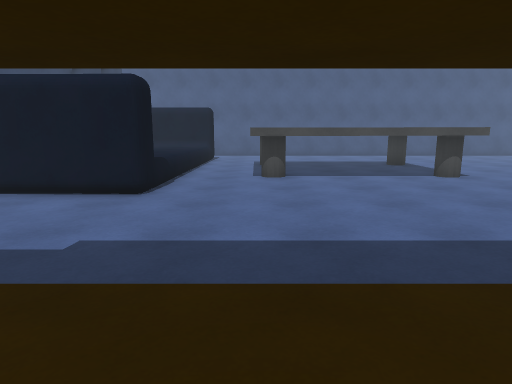
View 1 (above)

23 first-person views from a walk through a 3-D level made in the Unity game engine. The camera is 1.3 m above the floor, tilts 10° down and sees 75° across. The floor is counted in squares, 1 m on a side. Each view is taken from the middle of a square. On the plan, view 1 faces up. The plan holds only what a view shows up to about 14 squares ahead; the rest is blank. The player is left out. Surface patterns are stand-ins for the level's own textures.

View 2
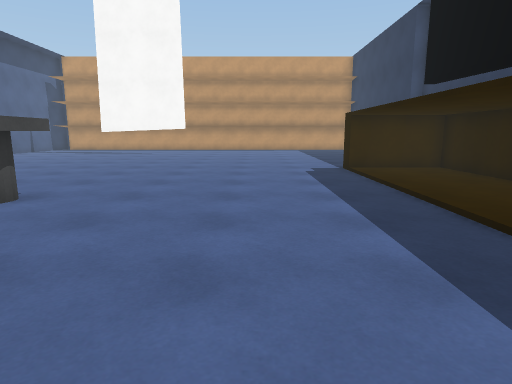

View 3
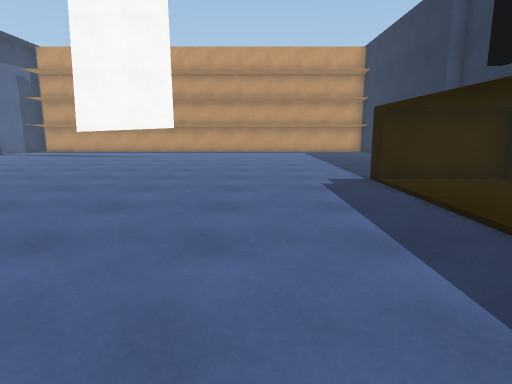

View 4
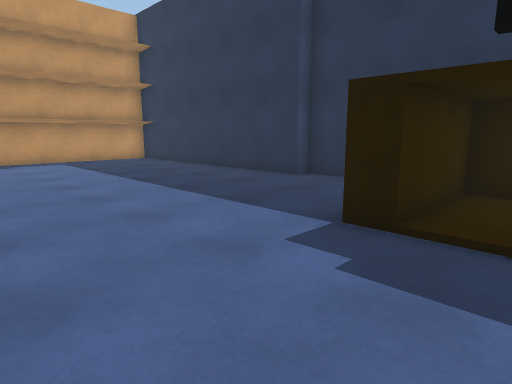

View 5
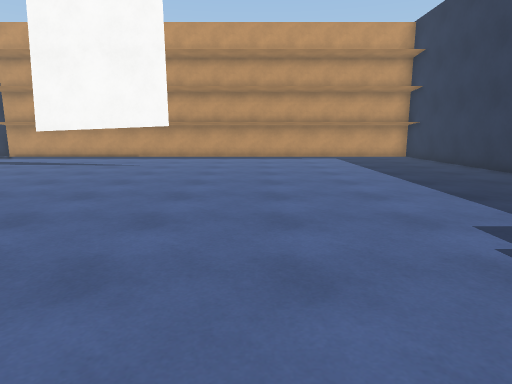

View 6
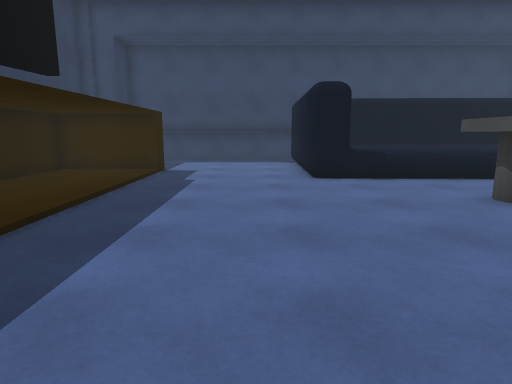

View 7
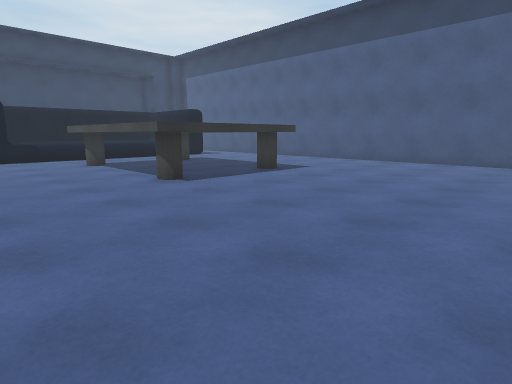

View 8
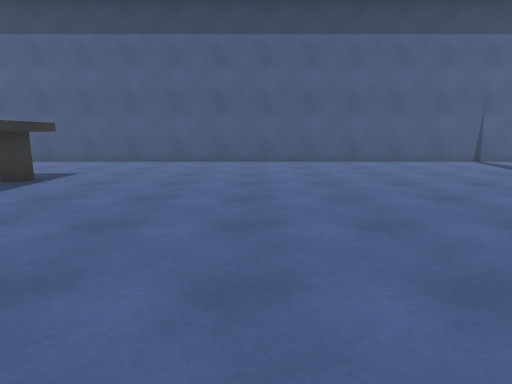

View 9
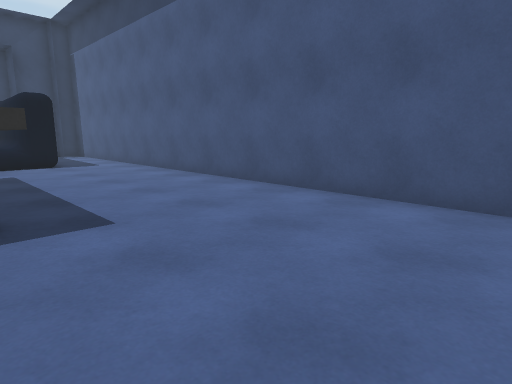

View 10
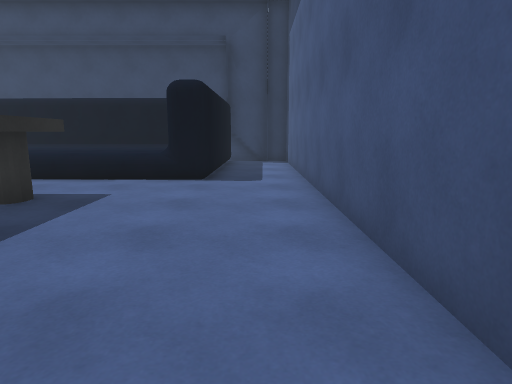

View 11
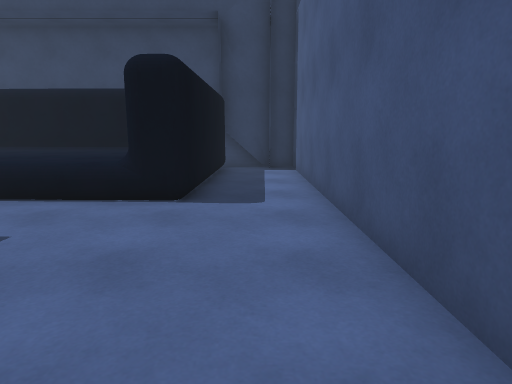

View 12
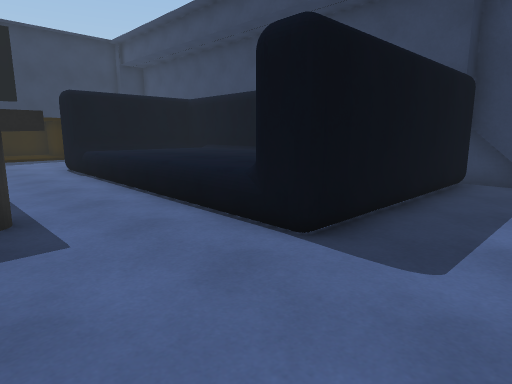

View 13
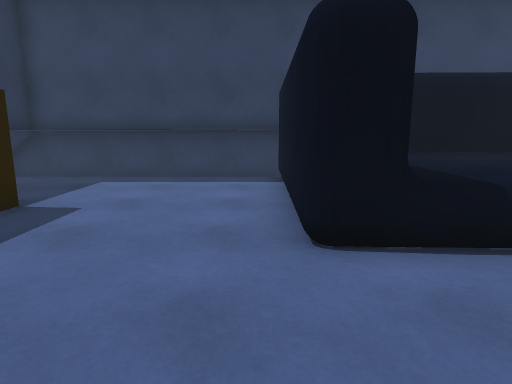

View 14
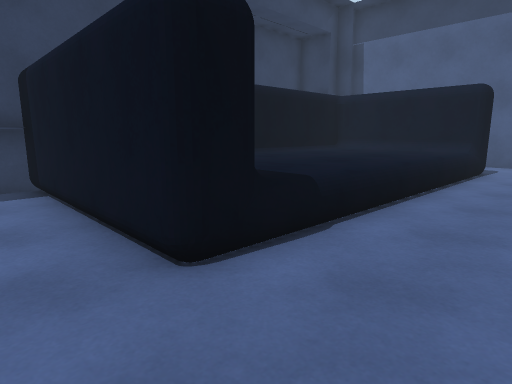

View 15
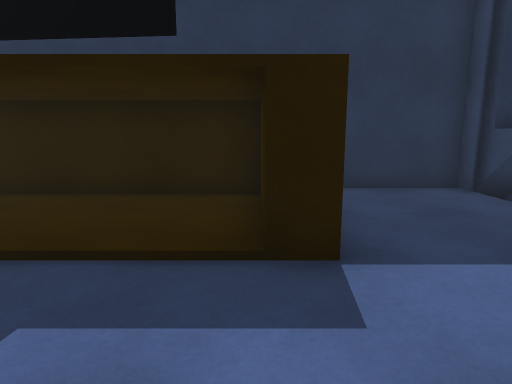

View 16
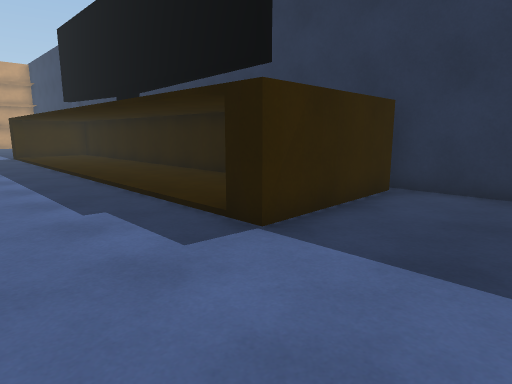

View 17
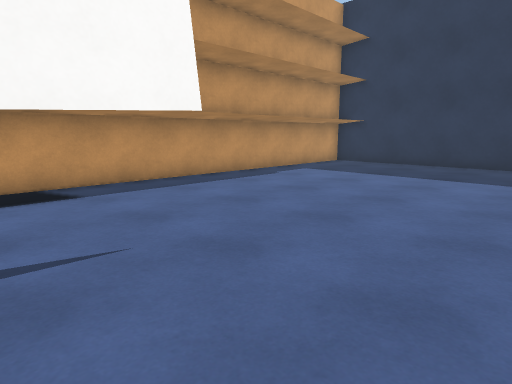

View 18
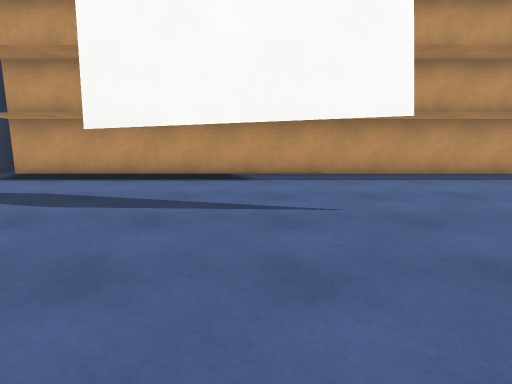

View 19
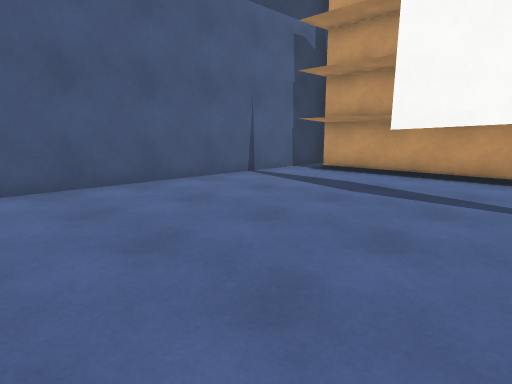

View 20
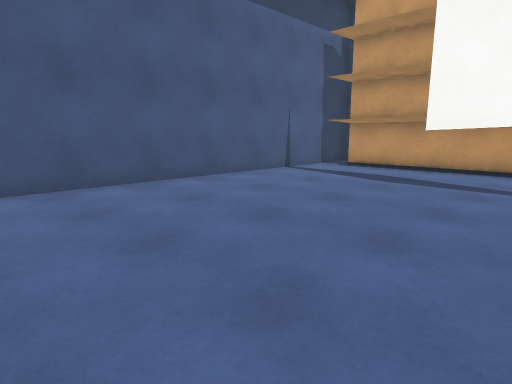

View 21
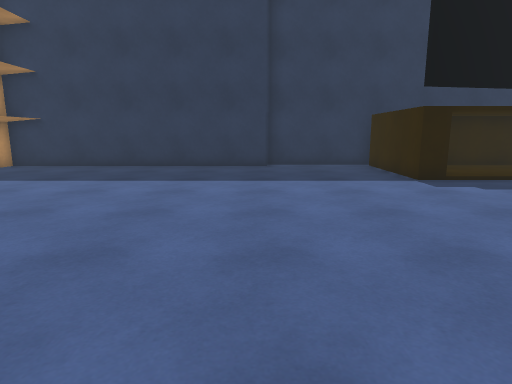

View 22
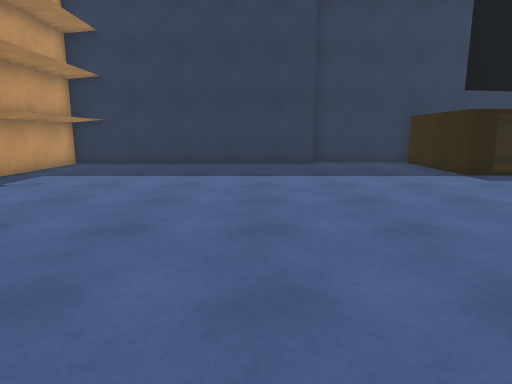

View 23
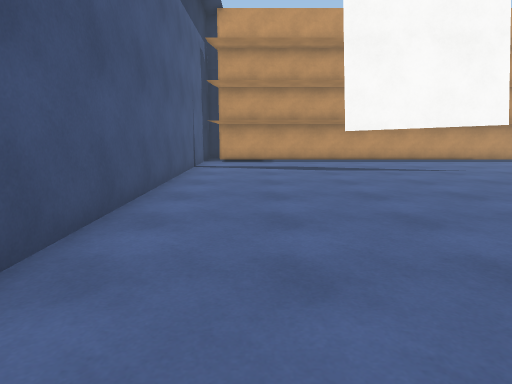

### Floor plan
Key: @ floor where view 1 was taken; # wall or solid block; . floor; = window, fence, low wall or low ledge; ^ raised ledge; T thing the floor can be seen under or through.
Columns run from 10 left of view 1 to 27 right of it. Each row starts with its distance up from view 1.
 22   ####################################
 21  ##..................................#
 20 =#.................................. #
 19 ########............................ #
 18    ######...........................#
 17    #^^^^=...........................#
 16    #^^^^..^^^^^^^^..................#
 15    #^^^^..^^    ^^..............T...#
 14    ^^^^^..^      ^..............T...#
 13    ^^^^^..^      ^..............T...#
 12    ^^^^^..^      ^..............T...#
 11    ^^^^^..^^    ^^..............T...#
 10    ^^^^^...^^^^^^...................#
  9    #^^^^............................#
  8 ^^######............................#
  7 ^ .................................. #
  6 ^ .................................. #
  5 ^ ...................................#
  4 ^ ...................................#
  3 ^ ...................................#
  2 ^ ...##...............#..............#
  1 ^ ...##.......  ......#..............#
  0 ##...##...@.      ....#..............#
 -1 ##...######^^^#^^^#####..............#
 -2  #####                ################

Where each view was taken, in squares from view 1:
view 1: 0 up, 0 right, facing up
view 2: 6 up, 0 right, facing right
view 3: 6 up, 3 right, facing right
view 4: 7 up, 10 right, facing down-right
view 5: 7 up, 8 right, facing right
view 6: 6 up, 7 right, facing left
view 7: 6 up, 15 right, facing up-left
view 8: 6 up, 13 right, facing up
view 9: 15 up, 12 right, facing up-left
view 10: 20 up, 7 right, facing left
view 11: 20 up, 4 right, facing left
view 12: 21 up, 1 right, facing down-left
view 13: 7 up, 1 right, facing left
view 14: 6 up, 0 right, facing up-left
view 15: 6 up, 4 left, facing down
view 16: 6 up, 8 left, facing down-right
view 17: 13 up, 18 right, facing down-right
view 18: 13 up, 16 right, facing right
view 19: 13 up, 15 right, facing up-right
view 20: 13 up, 13 right, facing up-right
view 21: 12 up, 17 right, facing down
view 22: 13 up, 19 right, facing down
view 23: 19 up, 10 right, facing right
